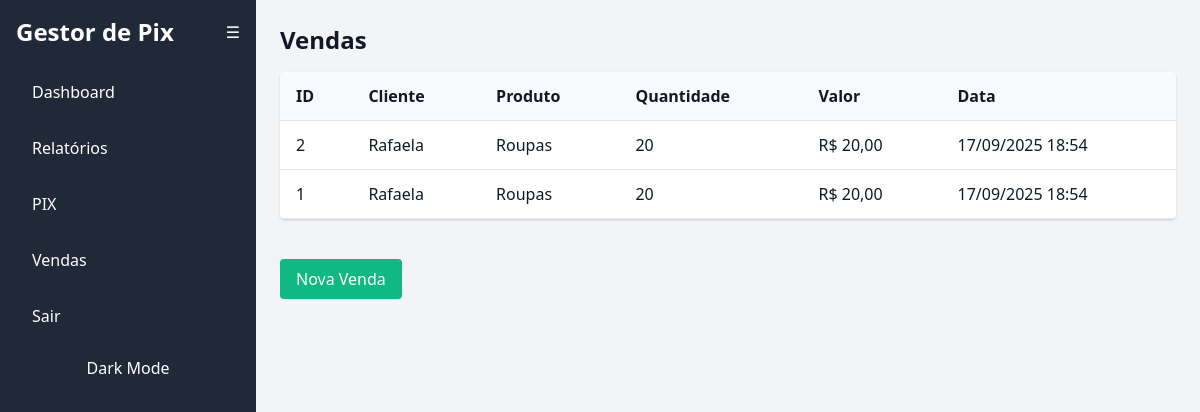
The app's page /vendas/ (signed in), older data.
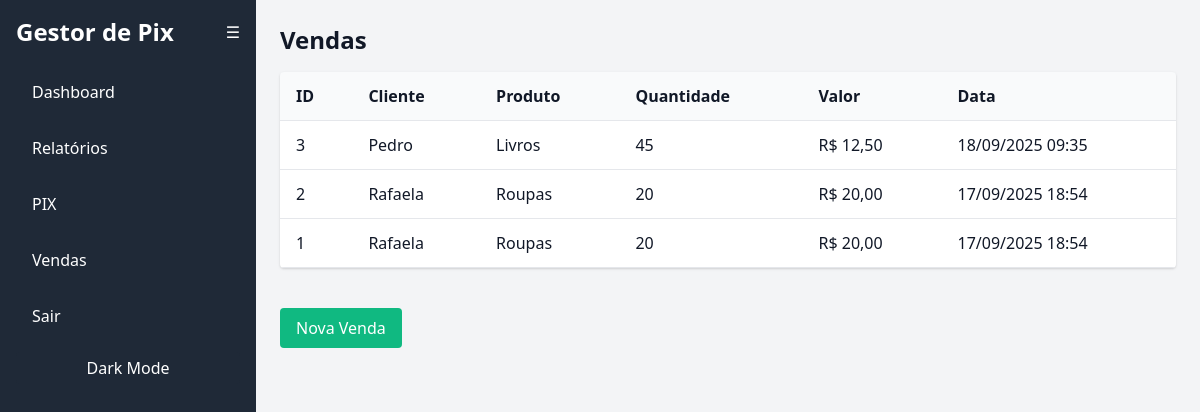
The same page, newer data.
### vendas/models.py (models this page shows, shortened)
class Venda(models.Model):
    cliente = models.CharField(max_length=150)
    produto = models.CharField(max_length=150)
    quantidade = models.PositiveIntegerField()
    valor = models.DecimalField(max_digits=10, decimal_places=2)
    data_venda = models.DateTimeField(auto_now_add=True)
    criado_por = models.ForeignKey(settings.AUTH_USER_MODEL, on_delete=models.CASCADE)
    class Meta:
        ordering = ['-data_venda']  # ordena pela data mais recente

### vendas/views.py (the view)
# urls.py: path('', views.listar_vendas, name='listar_vendas'),
@login_required
def listar_vendas(request):
    vendas = Venda.objects.all()
    return render(request, 'vendas/listar_vendas.html', {'vendas': vendas})

### vendas/templates/vendas/listar_vendas.html (shortened to what this page needs)
{% extends 'base.html' %}
{% block content %}
<h1 class="text-2xl font-bold mb-4">Vendas</h1>
<table class="table-auto w-full bg-white shadow rounded">
    <tr class="bg-gray-200">
        <th>ID</th>
        <th>Cliente</th>
        <th>Produto</th>
        <th>Quantidade</th>
        <th>Valor</th>
        <th>Data</th>
    </tr>
    {% for venda in vendas %}
    <tr class="text-center">
        <td>{{ venda.id }}</td>
        <td>{{ venda.cliente }}</td>
        <td>{{ venda.produto }}</td>
        <td>{{ venda.quantidade }}</td>
        <td>R$ {{ venda.valor }}</td>
        <td>{{ venda.data_venda|date:"d/m/Y H:i" }}</td>
    </tr>
    {% endfor %}
</table>
<a href="{% url 'vendas:nova_venda' %}" class="mt-4 inline-block bg-green-500 text-white px-4 py-2 rounded">Nova Venda</a>
{% endblock %}

Row changes from the older to the newer data that the page shows:
added Venda: id "3", cliente "Pedro", produto "Livros", quantidade "45", valor "12,50", data_venda "18/09/2025 09:35"
